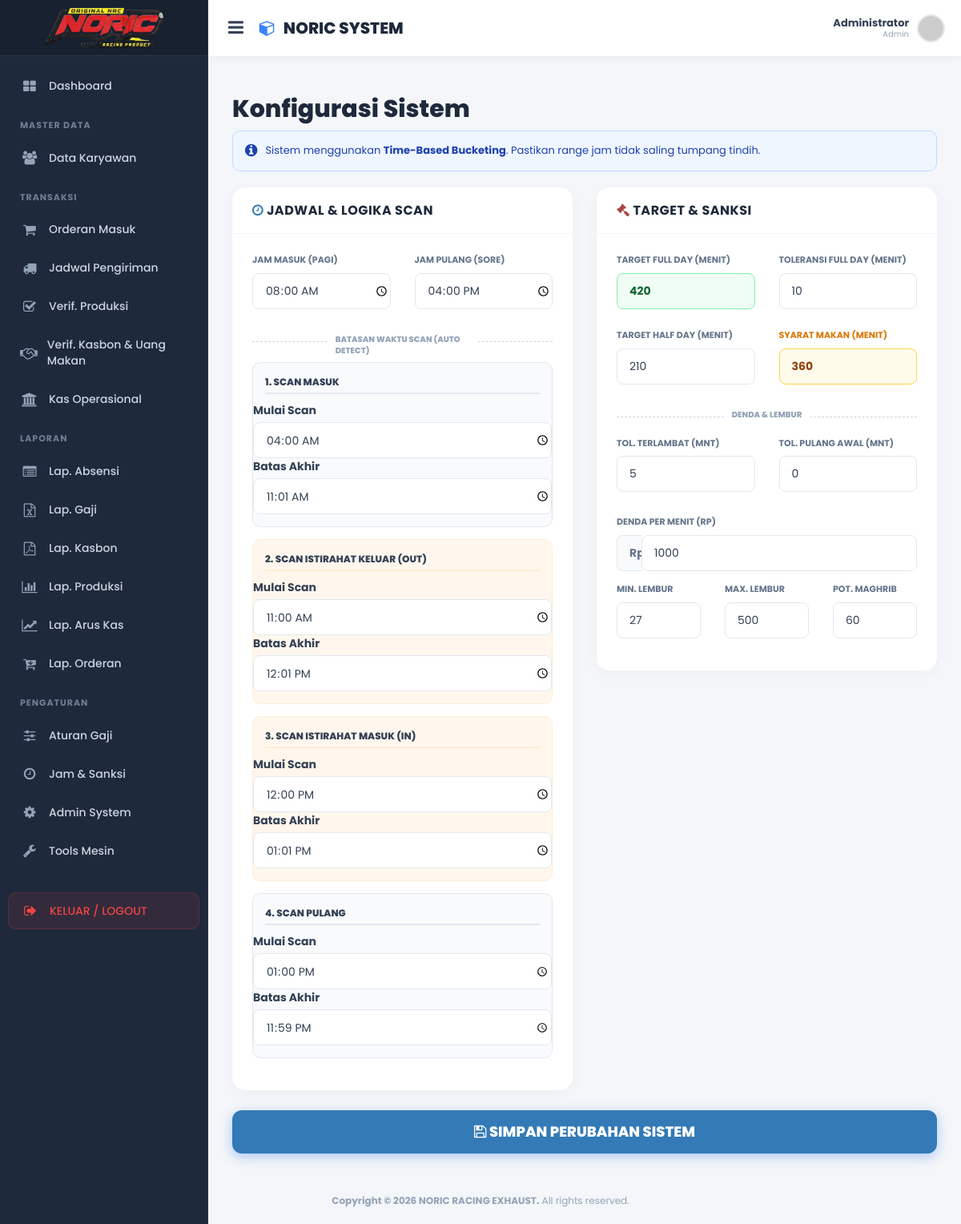
/pages/settings/setting_jam_kerja.php (signed in), run on the app's committed database.
### tables this page shows
CREATE TABLE `settings_jam_kerja` (
  `id` int(11) NOT NULL,
  `jam_masuk` time DEFAULT '08:00:00',
  `jam_pulang` time DEFAULT '17:00:00',
  `jam_istirahat_keluar` time DEFAULT '12:00:00',
  `jam_istirahat_masuk` time DEFAULT '13:00:00',
  `toleransi_telat` int(11) DEFAULT 15,
  `toleransi_pulang_awal` int(11) DEFAULT 0,
  `denda_per_menit` decimal(10,0) DEFAULT 5000,
  `lembur_min` int(11) DEFAULT 30,
  `lembur_max` int(11) DEFAULT 120,
  `lembur_pengurang` int(11) DEFAULT 0,
  `target_menit_full` int(11) DEFAULT 480,
  `target_menit_half` int(11) DEFAULT 240,
  `toleransi_full_day` int(11) NOT NULL DEFAULT 10 COMMENT 'Toleransi menit agar tetap dianggap Full Day',
  `min_menit_makan` int(11) NOT NULL DEFAULT 360 COMMENT 'Minimal menit kerja untuk dapat uang makan',
  `range_masuk_start` time DEFAULT '04:00:00',
  `range_masuk_end` time DEFAULT '10:30:00',
  `range_ist_out_start` time DEFAULT '10:30:01',
  `range_ist_out_end` time DEFAULT '12:29:59',
  `range_ist_in_start` time DEFAULT '12:30:00',
  `range_ist_in_end` time DEFAULT '14:00:00',
  `range_pulang_start` time DEFAULT '14:00:01',
  `range_pulang_end` time DEFAULT '23:59:59'
);

### pages/settings/setting_jam_kerja.php (the view, shortened to what this page needs)
<?php
require_once '../../config/function.php';
$q_set = mysqli_query($conn, "SELECT * FROM settings_jam_kerja WHERE id = 1");
$d = mysqli_fetch_assoc($q_set);
?>
<!DOCTYPE html>
<html lang="id">
<head>
    <?php include '../../layout/header.php'; ?>
</head>
<body>
    <?php include '../../layout/sidebar.php'; ?>
    <div class="content-wrapper">
        <h2 style="font-weight:800; color:#1e293b; margin-bottom: 10px;">Konfigurasi Sistem</h2>
        <div class="alert-info-custom">
            <i class="fa fa-info-circle" style="font-size: 18px;"></i>
            <span>Sistem menggunakan <b>Time-Based Bucketing</b>. Pastikan range jam tidak saling tumpang tindih.</span>
        </div>
        <form method="POST">
            <div class="row">
                <div class="col-md-6">
                    <div class="modern-card">
                        <div class="card-header-white"><h5 class="card-title"><i class="fa fa-clock-o text-primary"></i> Jadwal & Logika Scan</h5></div>
                        <div class="card-body">
                            <div class="row">
                                <div class="col-md-6 form-group">
                                    <label>Jam Masuk (Pagi)</label>
                                    <input type="time" name="jam_masuk" class="form-control-custom" value="<?=substr($d['jam_masuk'],0,5)?>">
                                </div>
                                <div class="col-md-6 form-group">
                                    <label>Jam Pulang (Sore)</label>
                                    <input type="time" name="jam_pulang" class="form-control-custom" value="<?=substr($d['jam_pulang'],0,5)?>">
                                </div>
                            </div>
                            <div class="section-sep"><span class="section-label">Batasan Waktu Scan (Auto Detect)</span></div>
                            <div class="range-box">
                                <span class="range-title text-success">1. SCAN MASUK</span>
                                <div class="row">
                                    <div class="col-6">
                                        <label>Mulai Scan</label>
                                        <input type="time" name="range_masuk_start" class="form-control-custom" value="<?=substr($d['range_masuk_start'],0,5)?>">
                                    </div>
                                    <div class="col-6">
                                        <label>Batas Akhir</label>
                                        <input type="time" name="range_masuk_end" class="form-control-custom" value="<?=substr($d['range_masuk_end'],0,5)?>">
                                    </div>
                                </div>
                            </div>
                            <div class="range-box" style="background:#fff7ed; border-color:#ffedd5;">
                                <span class="range-title text-warning" style="border-color:#ffedd5;">2. SCAN ISTIRAHAT KELUAR (OUT)</span>
                                <div class="row">
                                    <div class="col-6">
                                        <label>Mulai Scan</label>
                                        <input type="time" name="range_ist_out_start" class="form-control-custom" value="<?=substr($d['range_ist_out_start'],0,5)?>">
                                    </div>
                                    <div class="col-6">
                                        <label>Batas Akhir</label>
                                        <input type="time" name="range_ist_out_end" class="form-control-custom" value="<?=substr($d['range_ist_out_end'],0,5)?>">
                                    </div>
                                </div>
                            </div>
                            <div class="range-box" style="background:#fff7ed; border-color:#ffedd5;">
                                <span class="range-title text-warning" style="border-color:#ffedd5;">3. SCAN ISTIRAHAT MASUK (IN)</span>
                                <div class="row">
                                    <div class="col-6">
                                        <label>Mulai Scan</label>
                                        <input type="time" name="range_ist_in_start" class="form-control-custom" value="<?=substr($d['range_ist_in_start'],0,5)?>">
                                    </div>
                                    <div class="col-6">
                                        <label>Batas Akhir</label>
                                        <input type="time" name="range_ist_in_end" class="form-control-custom" value="<?=substr($d['range_ist_in_end'],0,5)?>">
                                    </div>
                                </div>
                            </div>
                            <div class="range-box">
                                <span class="range-title text-danger">4. SCAN PULANG</span>
                                <div class="row">
                                    <div class="col-6">
                                        <label>Mulai Scan</label>
                                        <input type="time" name="range_pulang_start" class="form-control-custom" value="<?=substr($d['range_pulang_start'],0,5)?>">
                                    </div>
                                    <div class="col-6">
                                        <label>Batas Akhir</label>
                                        <input type="time" name="range_pulang_end" class="form-control-custom" value="<?=substr($d['range_pulang_end'],0,5)?>">
                                    </div>
                                </div>
                            </div>
                        </div>
                    </div>
                </div>
                <div class="col-md-6">
                    <div class="modern-card">
                        <div class="card-header-white"><h5 class="card-title"><i class="fa fa-gavel text-danger"></i> Target & Sanksi</h5></div>
                        <div class="card-body">
                            <div class="row">
                                <div class="col-md-6 form-group">
                                    <label class="text-success">Target Full Day (Menit)</label>
                                    <input type="number" name="target_menit_full" class="form-control-custom bg-focus" value="<?=$d['target_menit_full']?>">
                                </div>
                                <div class="col-md-6 form-group">
                                    <label>Toleransi Full Day (Menit)</label>
                                    <input type="number" name="toleransi_full_day" class="form-control-custom" value="<?=$d['toleransi_full_day']?>">
                                </div>
                            </div>
                            <div class="row" style="margin-top:10px;">
                                <div class="col-md-6 form-group">
                                    <label>Target Half Day (Menit)</label>
                                    <input type="number" name="target_menit_half" class="form-control-custom" value="<?=$d['target_menit_half']?>">
                                </div>
                                <div class="col-md-6 form-group">
                                    <label class="text-warning" style="color:#d97706;">Syarat Makan (Menit)</label>
                                    <input type="number" name="min_menit_makan" class="form-control-custom bg-warning-light" value="<?=$d['min_menit_makan']?>">
                                </div>
                            </div>
                            <div class="section-sep"><span class="section-label">Denda & Lembur</span></div>
                            <div class="row">
                                <div class="col-md-6 form-group">
                                    <label>Tol. Terlambat (Mnt)</label>
                                    <input type="number" name="toleransi_telat" class="form-control-custom" value="<?=$d['toleransi_telat']?>">
                                </div>
                                <div class="col-md-6 form-group">
                                    <label>Tol. Pulang Awal (Mnt)</label>
                                    <input type="number" name="toleransi_pulang_awal" class="form-control-custom" value="<?=$d['toleransi_pulang_awal']?>">
                                </div>
                            </div>
                            <div class="form-group" style="margin-top:15px;">
                                <label class="text-danger">Denda Per Menit (Rp)</label>
                                <div class="input-group">
                                    <span class="input-group-addon">Rp</span>
                                    <input type="text" name="denda_per_menit" class="form-control-custom" value="<?=$d['denda_per_menit']?>">
                                </div>
                            </div>
                            <div class="row" style="margin-top:15px;">
                                <div class="col-md-4 form-group"><label>Min. Lembur</label><input type="number" name="lembur_min" class="form-control-custom" value="<?=$d['lembur_min']?>"></div>
                                <div class="col-md-4 form-group"><label>Max. Lembur</label><input type="number" name="lembur_max" class="form-control-custom" value="<?=$d['lembur_max']?>"></div>
                                <div class="col-md-4 form-group"><label>Pot. Maghrib</label><input type="number" name="lembur_pengurang" class="form-control-custom" value="<?=$d['lembur_pengurang']?>"></div>
                            </div>
                        </div>
                    </div>
                </div>
            </div>
            <div class="row">
                <div class="col-md-12">
                    <button type="submit" name="simpan_aturan" class="btn btn-primary btn-lg btn-block" style="width:100%; border-radius:12px; font-weight:800; padding:15px; box-shadow:0 4px 15px rgba(59, 130, 246, 0.4); border:none; transition: all 0.3s;">
                        <i class="fa fa-save"></i> SIMPAN PERUBAHAN SISTEM
                    </button>
                </div>
            </div>
        </form>
    </div>
    <?php include '../../layout/footer.php'; ?>
</body>
</html>

### layout/header.php (style rules this page uses)
:root { --primary: #3b82f6; --sidebar-w: 260px; --header-h: 70px; }
body { font-family: 'Poppins', sans-serif; background-color: #f1f5f9; color: #334155; overflow-x: hidden; }
.content-wrapper { margin-top: var(--header-h); margin-left: var(--sidebar-w); padding: 20px; min-height: 100vh; transition: margin-left 0.3s ease-in-out; }

### pages/settings/setting_jam_kerja.php (style rules this page uses)
body { background-color: #f4f6f9; font-family: 'Poppins', sans-serif; }
.content-wrapper { padding: 30px; }
.modern-card { background: #fff; border-radius: 16px; border: none; box-shadow: 0 5px 20px rgba(0,0,0,0.03); margin-bottom: 25px; }
.card-header-white { padding: 20px 25px; border-bottom: 1px solid #f1f5f9; }
.card-title { font-weight: 700; color: #1e293b; margin: 0; font-size: 16px; text-transform: uppercase; letter-spacing: 0.5px; }
.card-body { padding: 25px; }
.form-group label { font-size: 11px; font-weight: 700; color: #64748b; text-transform: uppercase; margin-bottom: 8px; display: block; }
.form-control-custom { height: 45px; border-radius: 8px; border: 1px solid #e2e8f0; font-size: 14px; padding-left: 15px; width: 100%; transition: 0.3s; }
.section-sep { border-top: 1px dashed #cbd5e1; margin: 25px 0; position: relative; }
.section-label { position: absolute; top: -10px; left: 50%; transform: translateX(-50%); background: #fff; padding: 0 10px; color: #94a3b8; font-size: 10px; font-weight: 800; text-transform: uppercase; }
.alert-info-custom { background: #eff6ff; border: 1px solid #bfdbfe; color: #1e40af; padding: 15px; border-radius: 10px; font-size: 13px; margin-bottom: 20px; display: flex; align-items: center; gap: 10px; }
.input-group { display: flex; align-items: center; }
.input-group-addon { padding: 0 15px; background: #f8fafc; border: 1px solid #e2e8f0; border-right: none; height: 45px; display: flex; align-items: center; border-radius: 8px 0 0 8px; font-weight: bold; color: #64748b; }
.bg-focus { background-color: #f0fdf4; border-color: #86efac; font-weight: 700; color: #166534; }
.bg-warning-light { background-color: #fffbeb; border-color: #fcd34d; font-weight: 700; color: #92400e; }
.range-box { background: #f8fafc; padding: 15px; border-radius: 10px; border: 1px solid #e2e8f0; margin-bottom: 15px; }
.range-title { font-size: 12px; font-weight: 800; color: #334155; margin-bottom: 10px; border-bottom: 2px solid #e2e8f0; padding-bottom: 5px; display:block; }

### layout/sidebar.php (style rules this page uses)
:root { --sidebar-w: 260px; }

### data on the page
settings_jam_kerja: jam_masuk "08:00", jam_pulang "16:00", range_masuk_start "04:00", range_masuk_end "11:01", range_ist_out_start "11:00", range_ist_out_end "12:01", range_ist_in_start "12:00", range_ist_in_end "13:01", range_pulang_start "13:00", range_pulang_end "23:59", target_menit_full "420", toleransi_full_day "10", target_menit_half "210", min_menit_makan "360", toleransi_telat "5", toleransi_pulang_awal "0", denda_per_menit "1000", lembur_min "27", lembur_max "500", lembur_pengurang "60"

### other printed values
$_SESSION['fullname'] "Administrator"
$_SESSION['role'] "Admin"
